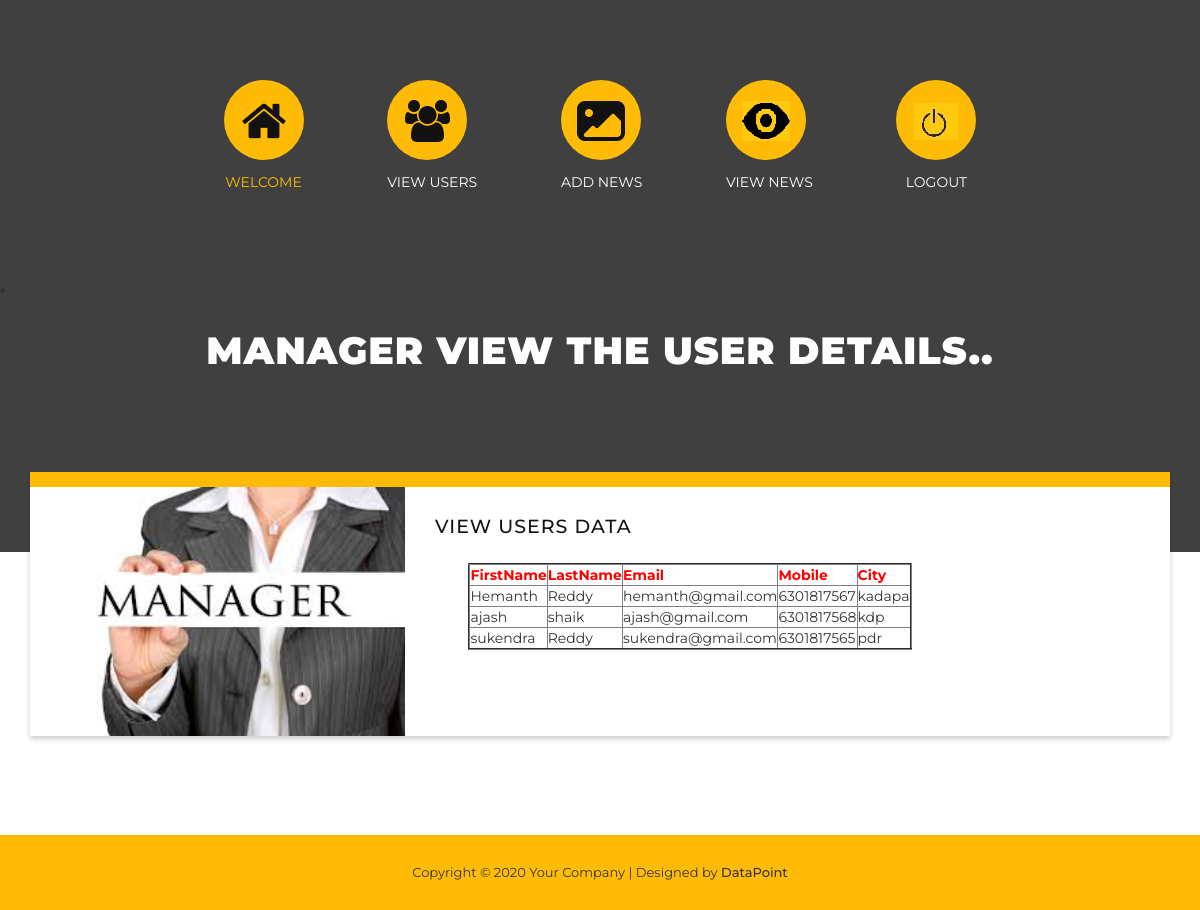
/viewuserdata/, run on the app's committed database.
### user/models.py (models this page shows, shortened)
class users(models.Model):
    firstname = models.CharField(max_length=50)
    lastname = models.CharField(max_length=50)
    email = models.EmailField(unique='True')
    password = models.CharField(max_length=40)
    conformpassword = models.CharField(max_length=40)
    mobileno = models.CharField(max_length=50, default="", editable=True)
    city = models.CharField(max_length=50)
    class Meta:
        db_table='userregister'

### manager/views.py (the view)
# urls.py: url(r'^viewuserdata/', viewuserdata, name="viewuserdata"),
def viewuserdata(request):
    check=users.objects.all()
    return render(request,"manager/viewuserdata.html",{"object":check})

### assets/templates/manager/viewuserdata.html (shortened to what this page needs)
{% extends 'managerbase.html' %}
{% load static %}
{% block contents %}
    <li>
              <div class="heading">
                <h1>Manager view the user details..</h1>
              </div>
              <div class="cd-half-width second-slide">
                <div class="container">
                  <div class="row">
                    <div class="col-md-12">
                      <div class="content second-content">
                        <div class="row">
                          <div class="col-md-4 left-image">
                            <img src="{% static 'img/Manager.jpg' %}">
                          </div>
                          <div class="col-md-6">
                            <div class="right-about-text">
                              <h4>view users data</h4>
                              <table border="2px solid blue" align="center">
                                  <tr><th style="color:red">FirstName</th>
                                    <th style="color:red">LastName</th>
                                    <th style="color:red">Email</th>
                                    <th style="color:red">Mobile</th>
                                    <th style="color:red">City</th>
                                  </tr>
                              {% for x in object %}
                                  <tr>
                                    <td>{{x.firstname}}</td>
                                    <td>{{x.lastname}}</td>
                                    <td>{{x.email}}</td>
                                    <td>{{x.mobileno}}</td>
                                    <td>{{x.city}}</td>
                                  </tr>
                                {% endfor %}
                              </table>
                            </div>
                          </div>
                        </div>
                      </div>
                  </div>
                </div>
              </div>
                        </div>
            </li>
{% endblock %}

### assets/templates/managerbase.html (shortened to what this page needs)
{% load static %}
<!doctype html>
 <html class="no-js" lang="">
    <head>
        <link rel="stylesheet" href="{% static 'css/bootstrap.min.css' %}">
        <link rel="stylesheet" href="{% static 'css/bootstrap-theme.min.css' %}">
        <link rel="stylesheet" href="{% static 'css/fontAwesome.css' %}">
        <link rel="stylesheet" href="{% static 'css/templatemo-style.css' %}">
    </head>
    <body onload="noBack();"onpageshow="if(event.persisted) noBack();" onUnload="">
        <div class="overlay"></div>
        <section class="top-part">
          <video controls autoplay loop>
            <source src="videos/video.mp4" type="video/mp4">
            <source src="videos/video.ogg" type="video/ogg">
          </video>
        </section>
        <section class="cd-hero">
          <div class="cd-slider-nav">
            <nav>
              <ul>
                <li class="selected"><a href="{% url 'managerhome' %}"><div class="image-icon"><img src="{% static 'img/home-icon.png' %}"></div><h6>Welcome</h6></a></li>
                <li><a href="{% url 'viewuserdata' %}"><div class="image-icon"><img src="{% static 'img/about-icon.png' %}"></div><h6>View Users</h6></a></li>
                <li><a href="{% url 'addnews' %}"><div class="image-icon"><img src="{% static 'img/projects-icon.png' %}"></div><h6>Add News</h6></a></li>
                  <li><a href="{% url 'viewnews' %}"><div class="image-icon"><img src="{% static 'img/view.png' %}"></div><h6>View News</h6></a></li>
                <li><a href="{% url 'logout' %}"><div class="image-icon"><img src="{% static 'img/logout.jpg' %}"></div><h6>Logout</h6></a></li>
              </ul>
            </nav>
          </div>
{% block contents %}{% endblock %}
        </section>
        <footer>
          <p>Copyright &copy; 2020 Your Company
        	| Designed by <em>DataPoint</em></p>
        </footer>
    </body>
</html>

### assets/static/css/templatemo-style.css (style rules this page uses)
body { font-family: 'Montserrat', sans-serif; }
p { font-size: 14px; color: #5a5a5a; font-weight: 300; line-height: 25px; }
video { position: fixed; top: 50%; left: 50%; min-width: 100%; min-height: 100%; width: auto; height: auto; z-index: -100; transform: translateX(-50%) translateY(-50%); background-size: cover; transition: 1s opacity; }
.overlay { position: absolute; top: 0; left: 0; width: 100%; height: 100%; z-index: 1; background-color: rgba(0,0,0,0.75); }
.cd-hero { z-index: 2; position: relative; -webkit-font-smoothing: antialiased; -moz-osx-font-smoothing: grayscale; }
.cd-slider-nav { text-align: center; }
.cd-slider-nav ul { padding: 0; margin: 0; }
.cd-slider-nav ul li { display: inline-block; margin: 80px 40px; }
.cd-slider-nav ul li a { text-decoration: none; }
.cd-slider-nav ul li h6 { font-size: 14px; text-transform: uppercase; text-align: center; font-weight: 400; color: #fff; margin-top: 15px; }
.cd-slider-nav ul .selected h6 { color: #ffbb05; text-decoration: none; }
.cd-slider-nav .image-icon { margin: 0 auto; margin-bottom: 15px; display: block; width: 80px; height: 80px; line-height: 80px; border-radius: 50%; text-align: center; margin: 0px; padding: 0px; background-color: #ffbb05; }
.content { margin-bottom: 100px; margin-top: -80px; background-color: #fff; border-top: 15px solid #ffbb05; box-shadow: 0px 3px 5px rgba(0, 0, 0, 0.2); }
.heading { text-align: center; margin-bottom: 180px; }
.heading h1 { margin-top: 30px; font-size: 38px; text-transform: uppercase; color: #fff; font-weight: 900; letter-spacing: 1px; }
.second-slide { text-align: center; background-color: #fff; width: 100%; }
.second-slide img { width: 100%; overflow: hidden; }
.second-slide .left-image { padding-right: 0px!important; }
.second-slide .right-about-text { text-align: left; margin-left: 15px; margin-right: 30px; }
.second-slide .right-about-text h4 { font-size: 19px; color: #121212; text-transform: uppercase; letter-spacing: 1px; margin-top: 30px; margin-bottom: 25px; }
footer { background-color: #ffbb05; position: relative; width: 100%; bottom: 0; z-index: 2; margin-top: -1px; }
footer p { font-size: 13px; color: #343434; margin: 0px; padding: 25px 0px; text-align: center; font-weight: 400; }
footer p em { font-style: normal; font-weight: 500; }
body:after { content: url(../img/close.png) url(../img/loading.gif) url(../img/prev.png) url(../img/next.png); display: none; }

### data on the page
users: firstname "Hemanth", lastname "Reddy", email "hemanth@gmail.com", mobileno "6301817567", city "kadapa"
users: firstname "ajash", lastname "shaik", email "ajash@gmail.com", mobileno "6301817568", city "kdp"
users: firstname "sukendra", lastname "Reddy", email "sukendra@gmail.com", mobileno "6301817565", city "pdr"
